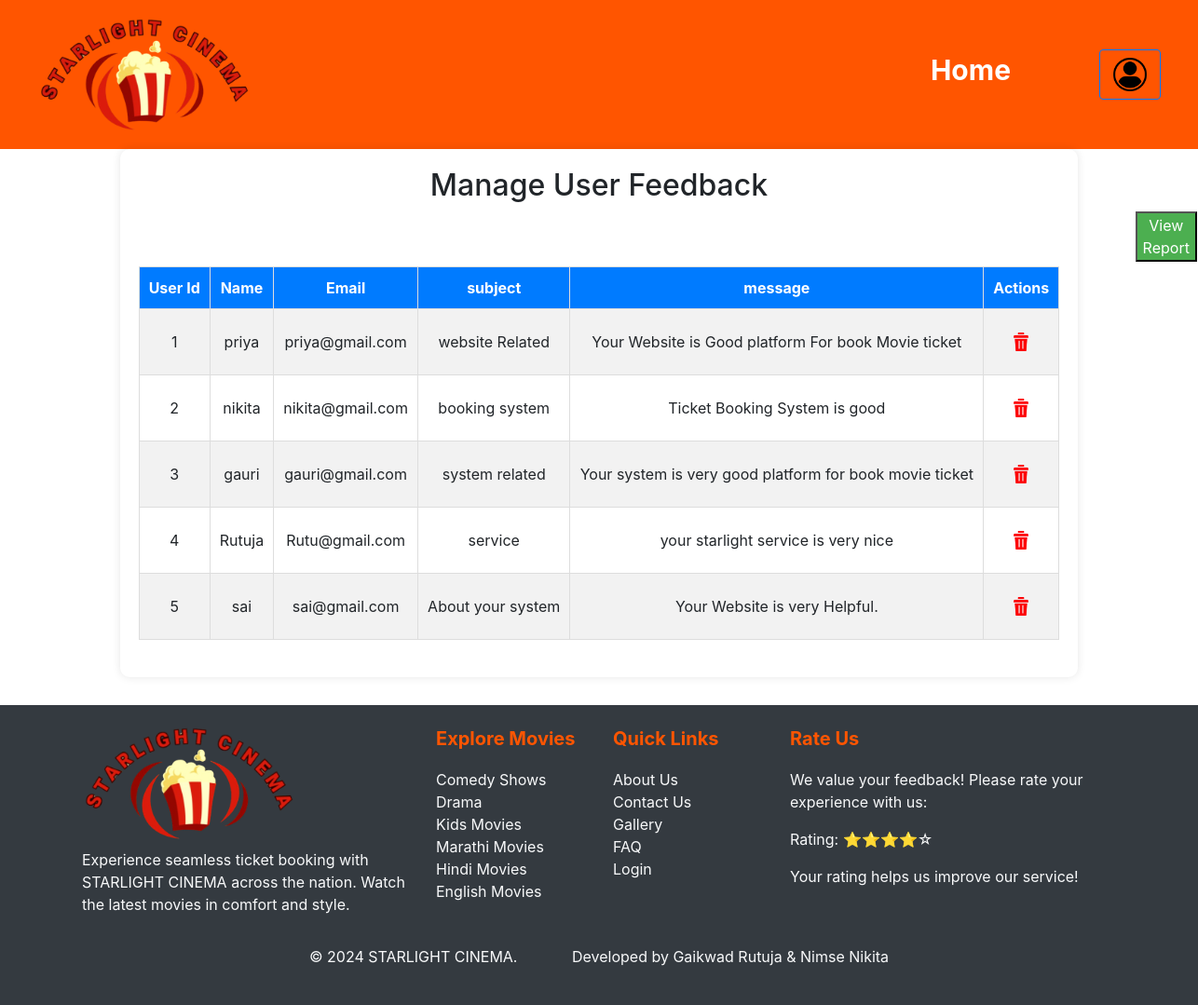
The page /Admin/pages/manage-feedback.php on the database its author committed.
### tables this page shows
CREATE TABLE `user_feedback` (
  `id` int(11) NOT NULL,
  `name` text NOT NULL,
  `email` text NOT NULL,
  `subject` text NOT NULL,
  `message` text NOT NULL
);

### Admin/pages/manage-feedback.php (the view, shortened to what this page needs)
<?php
$databaseHost = "localhost";
$databaseName = "movieticketdb";
$databaseUsername = "root";
$databasePassword = "";
$con = new mysqli($databaseHost, $databaseUsername, $databasePassword,$databaseName)or die($conn->connect_error());
$sql = "SELECT * FROM user_feedback ORDER BY id DESC";
 $query= $con->query($sql)
?>
<!DOCTYPE html>
<html lang="en">
<head>
    <link rel="stylesheet" href="./../css/manage-feedback.css">
    <link rel="stylesheet" href="./../css/addmovie.css">
    <link rel="stylesheet" href="https://stackpath.bootstrapcdn.com/bootstrap/4.5.2/css/bootstrap.min.css">
</head>
<body>
    <header class="header">
        <div class="logo"><img src=".\..\..\Images\logo2.png" class="logo-img"></div>
        <nav class="nav">
        <ul>
            <li><a href="./admin-dashboard.php" style="margin-right:50px; font-size:30px;" >Home</a></li>
            <div class="d-flex align-items-center">
            <a href="./login.php" class="btn btn-outline-primary">
        <i class="bi bi-person"></i><img src =".\..\..\Images\login.png" style="height:40px;">
      </a>
    </div>
     </ul>
        </nav>
    </header>
    <div class="containers">
        <h2  > Manage User Feedback</h2>
        <div >
            <a href="./report-feedback.php"><button  style="color:white; background-color:#4CAF50;margin-left:1070px;margin-top:1px;margin-bottom: 5px;">View Report</button></a>
         </div>
        <table class="movie-table">
            <thead>
                <tr>
                    <th>User Id</th>
                    <th>Name</th>
                    <th>Email</th>
                    <th>subject</th>
                    <th>message</th>
                    <th>Actions</th>
                </tr>
            </thead>
            <tbody>
                <tr>
                <?php
$i=0;
while ($res = $query->fetch_assoc())
 {
  echo "<tr>";
  echo" <td >".++$i."</td>";
  echo "<td>".$res['name']."</td>";
  echo "<td>".$res['email']."</td>";
  echo "<td>".$res['subject']."</td>";
  echo "<td>".$res['message']."</td>";
  echo "<td>";
  echo "<a href='.\delete-feedback.php?id=".$res['id']."'>
          <img src='.\..\..\Images\admin-images\delete.png' alt='Delete' class='icon' style='height:40px;'>
        </a>";
  echo "</td>";
  echo "</tr>";
}
?>
            </tbody>
        </table>
    </div>
     <div class="footer bg-dark text-light py-4">
    <div class="container">
        <div class="row">
            <div class="col-md-4">
            <div class="logo"><img src="./../../Images/logo2.png" class="logo-img" alt="Logo"></div>
                <p style="margin-top:10px;">Experience seamless ticket booking with STARLIGHT CINEMA across the nation. Watch the latest movies in comfort and style.</p>
            </div>
            <div class="col-md-2">
                <h5 class="footer-title">Explore Movies</h5>
                <ul class="list-unstyled">
                    <li><a href="#" class="text-light">Comedy Shows</a></li>
                    <li><a href="#" class="text-light">Drama</a></li>
                    <li><a href="#" class="text-light">Kids Movies</a></li>
                    <li><a href="#" class="text-light">Marathi Movies</a></li>
                    <li><a href="#" class="text-light">Hindi Movies</a></li>
                    <li><a href="#" class="text-light">English Movies</a></li>
                </ul>
            </div>
            <div class="col-md-2">
                <h5 class="footer-title">Quick Links</h5>
                <ul class="list-unstyled">
                    <li><a href="#" class="text-light">About Us</a></li>
                    <li><a href="#" class="text-light">Contact Us</a></li>
                    <li><a href="#" class="text-light">Gallery</a></li>
                    <li><a href="#" class="text-light">FAQ</a></li>
                    <li><a href="#" class="text-light">Login</a></li>
                </ul>
            </div>
            <div class="col-md-4">
    <h5 class="footer-title">Rate Us</h5>
    <p>We value your feedback! Please rate your experience with us:</p>
    <div class="rating">
    <p>Rating: ⭐⭐⭐⭐☆</p>
    </div>
    <p>Your rating helps us improve our service!</p>
</div>
        </div>
        <div class="row mt-3 text-center">
            <div class="col-12">
                <p>&copy; 2024 STARLIGHT CINEMA.  &nbsp; &nbsp; &nbsp; &nbsp; &nbsp; &nbsp;  Developed by Gaikwad Rutuja & Nimse Nikita</p>
            </div>
        </div>
    </div>
</div>
</body>
</html>

### Admin/css/manage-feedback.css (style rules this page uses)
body { margin: 0; font-family: Arial, sans-serif; }
.logo-img { height: 100px; width: auto; }
.footer { background-color: #333; color: #fff; padding: 20px; }
.footer a { color: #fff; text-decoration: none; }
.footer { background-color: #000; color: #fff; padding: 20px 0; }
.footer a { color: #ff5500; text-decoration: none; }
.footer .footer-title { margin-bottom: 20px; font-weight: bold; color: #ff5500; }
.containers { width: 80%; margin: auto; padding: 20px; background-color: #fff; border-radius: 10px; box-shadow: 0 0 10px rgba(0, 0, 0, 0.1); margin-bottom: 30px; }
h2 { text-align: center; margin-bottom: 20px; }
.movie-table { width: 100%; border-collapse: collapse; margin-bottom: 20px; }
.movie-table thead { background-color: #007bff; color: #fff; }
.movie-table th, .movie-table td { padding: 10px; text-align: center; border: 1px solid #ddd; }
.movie-table th { background-color: #007bff; color: white; }
.movie-table tr:nth-child(even) { background-color: #f2f2f2; }
.icon { padding: 10px 15px; margin: 5px; border: none; border-radius: 5px; cursor: pointer; font-size: 14px; }

### Admin/css/addmovie.css (style rules this page uses)
body { margin: 0; padding: 0; font-family: Arial, sans-serif; }
.header { display: flex; justify-content: space-between; align-items: center; background-color: #ff5500;; padding: 20px 40px; }
.logo-img { height: 120px; width: auto; }
.nav ul { list-style: none; margin: 0; padding: 0; display: flex; gap: 30px; }
.nav ul li { margin: 0; }
.nav ul li a { text-decoration: none; color: white; font-size: 20px; font-weight: bold; padding: 10px 15px; }
.footer { background-color: #000; color: #fff; padding: 20px 0; }
.footer a { color: #ff5500; text-decoration: none; }
.footer .footer-title { margin-bottom: 20px; font-weight: bold; color: #ff5500; }

### rows shown on the page
user_feedback: name "priya", email "priya@gmail.com", subject "website Related", message "Your Website is Good platform For book Movie ticket"
user_feedback: name "nikita", email "nikita@gmail.com", subject "booking system", message "Ticket Booking System is good"
user_feedback: name "gauri", email "gauri@gmail.com", subject "system related", message "Your system is very good platform for book movie ticket"
user_feedback: name "Rutuja", email "Rutu@gmail.com", subject "service", message "your starlight service is very nice"
user_feedback: name "sai", email "sai@gmail.com", subject "About your system", message "Your Website is very Helpful."
